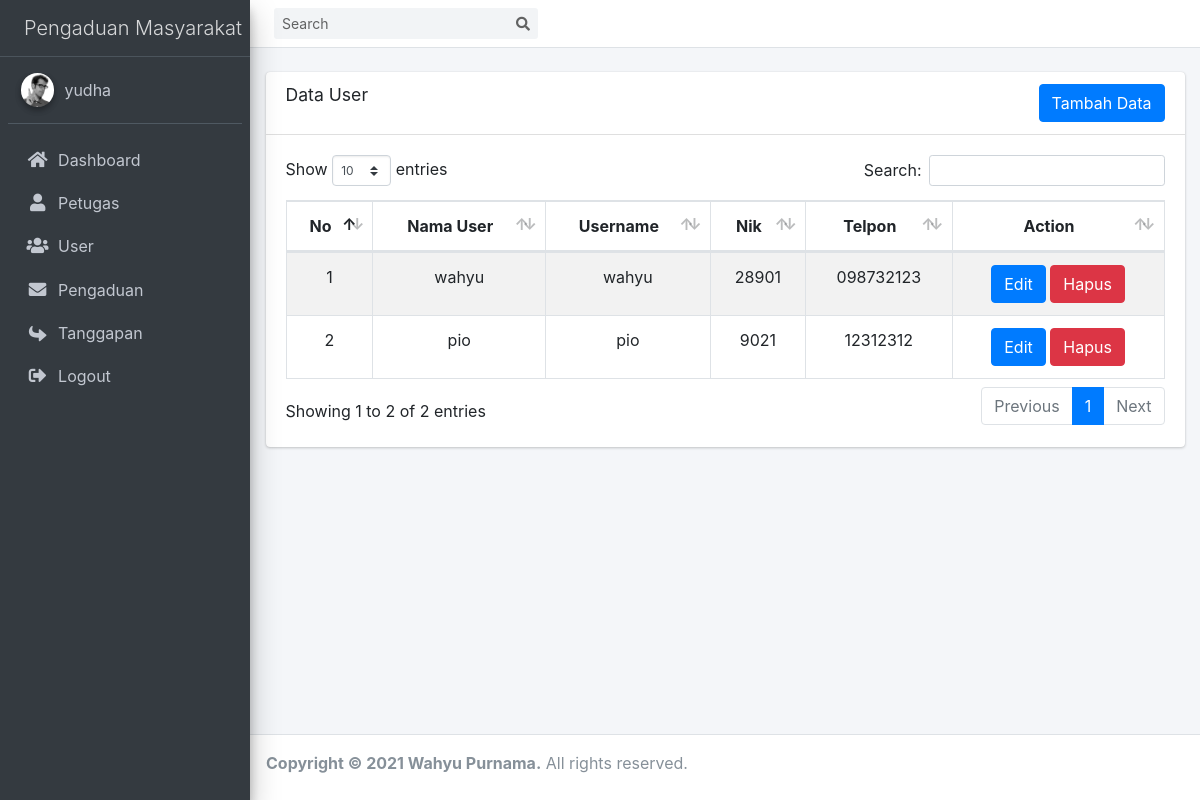
Page /index.php?page=user (signed in) on the committed database.
### tables this page shows
CREATE TABLE `masyarakat` (
  `nik` char(16) NOT NULL,
  `nama` varchar(100) NOT NULL,
  `username` varchar(50) NOT NULL,
  `password` varchar(255) NOT NULL,
  `telp` varchar(14) NOT NULL
);

### model/Database.php (called while the page is built, shortened)
<?php
class Database
{
    private $hs = 'localhost';
    private $us = 'wahyu';
    private $pw = 'wahyup';
    private $db = 'ukk_pengaduan';
    public function conn()
    {
        $return = mysqli_connect($this->hs,$this->us,$this->pw,$this->db);
        return $return;
    }
}

### model/User.php (called while the page is built, shortened)
<?php
class User extends Database
{
    private $db;
    public function __construct()
    {
        $this->db = $this->conn();
    }
    public function getData()
    {
        $sql = "SELECT * FROM masyarakat";
        $data = $this->db->query($sql);
        if ($data->num_rows > 0) {
            while ($h = $data->fetch_assoc()) {
                $hasil[] = $h;
            }
            return $hasil;
        }else{
            return $hasil = [];
        }
    }
}

### views/user.php (the view, shortened to what this page needs)
<?php
    $u = new User();
    $data = $u->getData();
?>
<br>
<div class="card ">
  <div class="card-header ">
    <h3 class="card-title">Data User</h3>
    <div class="d-flex justify-content-end">
        <button type="button" class="btn btn-primary" data-toggle="modal" data-target="#modal-default">Tambah Data </button>
    </div>
  </div>
  <div class="card-body">
    <table id="example2" class="table table-bordered table-striped text-center">
      <thead>
      <tr>
        <th>No</th>
        <th>Nama User</th>
        <th>Username</th>
        <th>Nik</th>
        <th>Telpon</th>
        <th>Action</th>
      </tr>
      </thead>
      <tbody>
          <?php $i = 1 ?>
          <?php foreach ($data as $d): ?>
              <tr>
                <td><?php echo $i++ ?></td>
                <td><?php echo $d['nama'] ?> </td>
                <td><?php echo $d['username'] ?></td>
                <td><?php echo $d['nik'] ?></td>
                <td><?php echo $d['telp'] ?></td>
                <td>
                    <a href="?page=edit-user&id=<?php echo $d['nik'] ?>" class="btn btn-primary" >Edit</a>
                    <a href="?page=user&d-id=<?php echo $d['nik'] ?>" class="btn btn-danger" onclick="return confirm('Yakin Di Hapus')">Hapus</a>
                </td>
              </tr>
          <?php endforeach; ?>
      </tbody>
    </table>
  </div>
</div>

### rows in the picture
masyarakat: nama "wahyu", username "wahyu", nik "28901", telp "098732123"
masyarakat: nama "pio", username "pio", nik "9021", telp "12312312"

### other values in the picture
$_SESSION['user'] "yudha"
